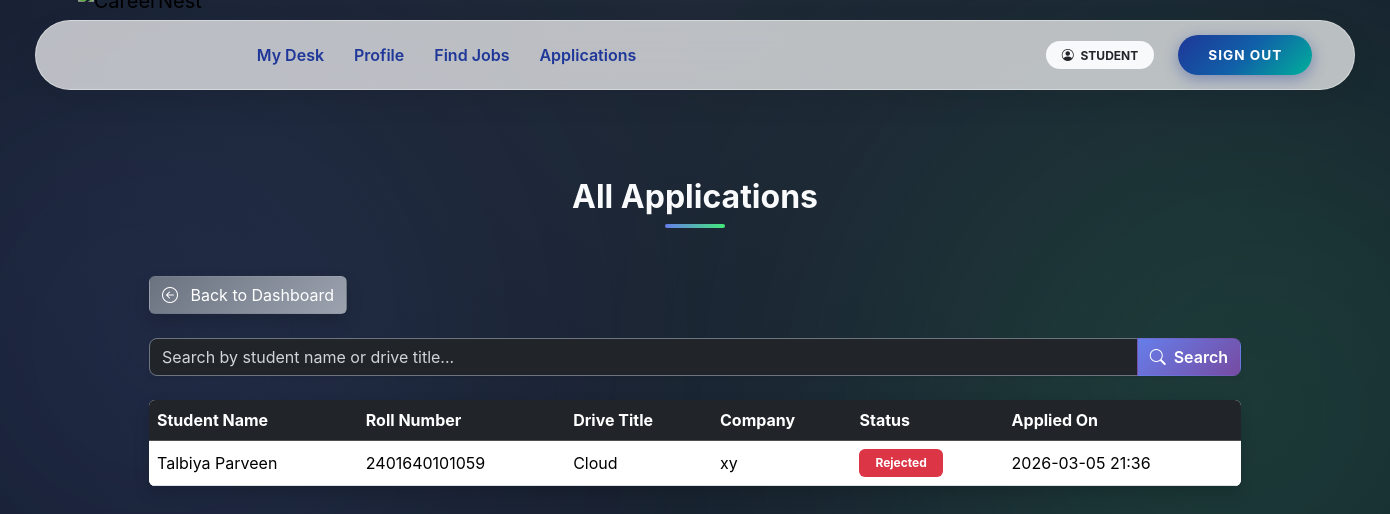
The page /student/applications (signed in) on the database its author committed.
### app/models.py (models this page shows, shortened)
class User(UserMixin, db.Model):
    __tablename__ = "users"
    user_id = db.Column(db.Integer, primary_key=True)
    email = db.Column(db.String(120), unique=True, nullable=False)
    password_hash = db.Column(db.String(255), nullable=False)
    role = db.Column(db.String(20), nullable=False)
    is_active = db.Column(db.Boolean, default=True)
    is_approved = db.Column(db.Boolean, default=False)
    is_blacklisted = db.Column(db.Boolean, default=False)
    created_at = db.Column(db.DateTime, default=datetime.utcnow)
    student = db.relationship(
        "Student",
        back_populates="user",
        uselist=False,
        cascade="all, delete-orphan"
    )
    company = db.relationship(
        "Company",
        back_populates="user",
        uselist=False,
        cascade="all, delete-orphan"
    )
    admin = db.relationship(
        "Admin",
        back_populates="user",
        uselist=False,
        cascade="all, delete-orphan"
    )

class Application(db.Model):
    __tablename__ = "applications"
    application_id = db.Column(db.Integer, primary_key=True)
    student_id = db.Column(
        db.Integer,
        db.ForeignKey("students.user_id", ondelete="CASCADE"),
        nullable=False
    )
    drive_id = db.Column(
        db.Integer,
        db.ForeignKey("placement_drives.drive_id", ondelete="CASCADE"),
        nullable=False
    )
    application_date = db.Column(db.DateTime, default=datetime.utcnow)
    status = db.Column(db.String(20), default="Applied")
    __table_args__ = (
        db.UniqueConstraint("student_id", "drive_id", name="unique_application"),
    )
    student = db.relationship("Student", back_populates="applications")
    drive = db.relationship("PlacementDrive", back_populates="applications")

class Student(db.Model):
    __tablename__ = "students"
    user_id = db.Column(
        db.Integer,
        db.ForeignKey("users.user_id", ondelete="CASCADE"),
        primary_key=True
    )
    full_name = db.Column(db.String(100), nullable=False)
    roll_number = db.Column(db.String(50), unique=True, nullable=False, index=True)
    graduation_year = db.Column(db.Integer, nullable=False)
    cgpa = db.Column(db.Float)
    tenth_marks = db.Column(db.Float)
    twelfth_marks = db.Column(db.Float)
    dob = db.Column(db.Date)
    year = db.Column(db.Integer)
    resume_filename = db.Column(db.String(200))
    phone = db.Column(db.String(20))
    address = db.Column(db.Text)
    skills = db.Column(db.Text)
    course = db.Column(db.String(100))
    branch = db.Column(db.String(100))
    created_at = db.Column(db.DateTime, default=datetime.utcnow)
    user = db.relationship("User", back_populates="student")
    applications = db.relationship(
        "Application",
        back_populates="student",
        cascade="all, delete-orphan"
    )

class PlacementDrive(db.Model):
    __tablename__ = "placement_drives"
    drive_id = db.Column(db.Integer, primary_key=True)
    company_id = db.Column(
        db.Integer,
        db.ForeignKey("companies.user_id", ondelete="CASCADE"),
        nullable=False
    )
    job_title = db.Column(db.String(150), nullable=False)
    job_description = db.Column(db.Text, nullable=False)
    eligibility = db.Column(db.String(200))
    application_deadline = db.Column(db.Date)
    status = db.Column(db.String(20), default="Pending")
    created_at = db.Column(db.DateTime, default=datetime.utcnow)
    company = db.relationship("Company", back_populates="drives")
    applications = db.relationship(
        "Application",
        back_populates="drive",
        cascade="all, delete-orphan"
    )

class Company(db.Model):
    __tablename__ = "companies"
    user_id = db.Column(
        db.Integer,
        db.ForeignKey("users.user_id", ondelete="CASCADE"),
        primary_key=True
    )
    company_name = db.Column(db.String(150), nullable=False)
    industry = db.Column(db.String(100))
    location = db.Column(db.String(200))
    website = db.Column(db.String(200))
    contact_person = db.Column(db.String(100))
    contact_phone = db.Column(db.String(20))
    description = db.Column(db.Text)
    user = db.relationship("User", back_populates="company")
    drives = db.relationship(
        "PlacementDrive",
        back_populates="company",
        cascade="all, delete-orphan"
    )

### app/student/routes.py (the view)
@student_bp.route('/applications')
@login_required
@role_required('student')
def applications():
    profile = get_student_profile()
    apps = Application.query.filter_by(student_id=current_user.user_id).order_by(Application.application_date.desc()).all()
    return render_template('student/applications.html', applications=apps)

### app/student/routes.py (called while the page is built)
def get_student_profile():
    return Student.query.filter_by(user_id=current_user.user_id).first()

### app/utils.py (called while the page is built)
def role_required(required_role):
    def decorator(f):
        @wraps(f)
        def decorated_function(*args, **kwargs):
            if not current_user.is_authenticated:
                abort(401)
            if current_user.role != required_role:
                abort(403)
            if required_role in ["student", "company"] and not current_user.is_approved:
                abort(403)
            if current_user.is_blacklisted:
                abort(403)
            return f(*args, **kwargs)
        return decorated_function
    return decorator

### app/templates/student/applications.html (shortened to what this page needs)
{% extends 'base.html' %}
{% block content %}
<div class="dashboard-bg">
  <div class="container position-relative">
    <h2 class="section-heading text-center mb-5">All Applications</h2>
    <a href="{{ url_for('admin.dashboard') }}" class="btn btn-gradient-secondary mb-4 shadow hover-glow text-white">
      <i class="bi bi-arrow-left-circle me-2"></i> Back to Dashboard
    </a>
    <form method="GET" class="mb-4">
      <div class="input-group shadow-sm">
        <input type="text" name="q" class="form-control bg-dark text-white border border-secondary"
               placeholder="Search by student name or drive title..." value="{{ q }}">
        <button class="btn btn-gradient-primary text-white" type="submit">
          <i class="bi bi-search me-1"></i> Search
        </button>
      </div>
    </form>
    {% set status_colors = {
      "Applied": "secondary",
      "Pending": "warning",
      "Shortlisted": "info",
      "Selected": "success",
      "Rejected": "danger"
    } %}
    {% if applications %}
    <div class="table-responsive shadow rounded">
      <table class="table table-hover align-middle mb-0 bg-white">
        <thead class="table-dark">
          <tr>
            <th>Student Name</th>
            <th>Roll Number</th>
            <th>Drive Title</th>
            <th>Company</th>
            <th>Status</th>
            <th>Applied On</th>
          </tr>
        </thead>
        <tbody>
          {% for app in applications %}
          <tr>
            <td>{{ app.student.full_name if app.student else 'N/A' }}</td>
            <td>{{ app.student.roll_number if app.student else 'N/A' }}</td>
            <td>{{ app.drive.job_title if app.drive else 'N/A' }}</td>
            <td>{{ app.drive.company.company_name if app.drive and app.drive.company else 'N/A' }}</td>
            <td>
              <span class="badge bg-{{ status_colors.get(app.status, 'secondary') }} px-3 py-2">
                {{ app.status }}
              </span>
            </td>
            <td>{{ app.application_date.strftime('%Y-%m-%d %H:%M') if app.application_date else 'N/A' }}</td>
          </tr>
          {% endfor %}
        </tbody>
      </table>
    </div>
    {% else %}
    <div class="alert alert-info shadow rounded">No applications found.</div>
    {% endif %}
  </div>
</div>
{% endblock %}

### app/templates/base.html (shortened to what this page needs)
<!DOCTYPE html>
<html lang="en">
<head>
    <link href="https://cdn.jsdelivr.net/npm/bootstrap@5.3.2/dist/css/bootstrap.min.css" rel="stylesheet">
    <link rel="stylesheet" href="https://cdn.jsdelivr.net/npm/bootstrap-icons@1.10.5/font/bootstrap-icons.css">
</head>
<body>
    <div class="toast-container position-fixed top-0 end-0 p-3">
    </div>
    <header class="navbar-container">
        <nav class="navbar navbar-expand-lg navbar-island">
            <div class="container-fluid">
                <a class="navbar-brand " href="/">
                    <img src="{{ url_for('static', filename='img/CareerLogo.png') }}" alt="CareerNest">
                </a>
                <div class="collapse navbar-collapse" id="navMain">
                    <ul class="navbar-nav me-auto mb-2 mb-lg-0 ms-lg-4">
                        {% if current_user.is_authenticated %}
                        {% if current_user.role == 'admin' %}
                        <li class="nav-item"><a class="nav-link" href="{{ url_for('admin.dashboard') }}">Dashboard
                                Center</a></li>
                        <li class="nav-item"><a class="nav-link" href="{{ url_for('admin.students') }}">Students</a>
                        </li>
                        <li class="nav-item"><a class="nav-link" href="{{ url_for('admin.companies') }}">Companies</a>
                        </li>
                        <li class="nav-item"><a class="nav-link" href="{{ url_for('admin.drives') }}">Drives</a>
                        </li>
                        <li class="nav-item"><a class="nav-link"
                                href="{{ url_for('admin.applications') }}">Applications</a>
                        </li>
                        {% elif current_user.role == 'student' %}
                        <li class="nav-item"><a class="nav-link" href="{{ url_for('student.dashboard') }}">My Desk</a>
                        </li>
                        <li class="nav-item"><a class="nav-link" href="{{ url_for('student.profile') }}">Profile</a>
                        </li>
                        <li class="nav-item"><a class="nav-link" href="{{ url_for('student.drives') }}">Find Jobs</a>
                        </li>
                        <li class="nav-item"><a class="nav-link"
                                href="{{ url_for('student.applications') }}">Applications</a>
                        </li>
                        {% endif %}
                        {% else %}
                        <li class="nav-item"><a class="nav-link" href="/">Home</a></li>
                        {% endif %}
                    </ul>
                    <div class="d-flex flex-column flex-lg-row align-items-center">
                        {% if not current_user.is_authenticated %}
                        <a href="{{ url_for('auth.student_register') }}" class="btn btn-creative btn-student">Student
                            Join</a>
                        <a href="{{ url_for('auth.company_register') }}" class="btn btn-creative btn-student">Company
                            Join</a>
                        <a href="{{ url_for('auth.login') }}" class="btn btn-creative btn-login">Login</a>
                        {% else %}
                        <span class="badge rounded-pill bg-light text-dark px-3 py-2 me-3 d-none d-lg-block">
                            <i class="bi bi-person-circle me-1"></i> {{ current_user.role|upper }}
                        </span>
                        <a href="{{ url_for('auth.logout') }}" class="btn btn-creative btn-login">Sign Out</a>
                        {% endif %}
                    </div>
                </div>
            </div>
        </nav>
    </header>
    <main class="container page-content">
        {% block content %}{% endblock %}
    </main>
</body>
</html>

### app/templates/student/applications.html (style rules this page uses)
.dashboard-bg { position: relative; z-index: 1; padding: 3rem 0; }
html, body { height: 100%; margin: 0; font-family: 'Inter', sans-serif; overflow-x: hidden; }
body { background: radial-gradient(circle at top, #1f2937 0%, #111827 100%); color: #f9fafb; }
body::before, body::after { content: ''; position: absolute; border-radius: 50%; filter: blur(150px); opacity: 0.15; z-index: 0; }
body::before { width: 600px; height: 600px; background: #667eea; top: 5%; left: -10%; }
body::after { width: 700px; height: 700px; background: #43e97b; bottom: 5%; right: -15%; }
.section-heading { font-weight: 700; font-size: 2rem; color: #f9fafb; position: relative; margin-bottom: 2rem; text-align:center; }
.section-heading::after { content: ''; display: block; width: 60px; height: 4px; background: linear-gradient(90deg, #667eea, #43e97b); border-radius: 2px; margin: 0.5rem auto 0 auto; }
.input-group .form-control { border-radius: 8px 0 0 8px; background-color: rgba(255,255,255,0.05); color: #f9fafb; }
.input-group .form-control::placeholder { color: #d1d5db; }
.input-group .btn { border-radius: 0 8px 8px 0; font-weight:600; }
.btn-gradient-primary { background: linear-gradient(135deg, #667eea, #764ba2); color: #fff; }
.btn-gradient-secondary { background: linear-gradient(135deg, #6b7280, #9ca3af); color: #fff; }
.table { color: #f9fafb; }
.table td, .table th { vertical-align: middle; }
.shadow { box-shadow: 0 5px 15px rgba(0,0,0,0.3); }

### rows shown on the page
User: role "STUDENT"
Application: student "Talbiya Parveen", student "2401640101059", drive "Cloud", drive.company "xy", status "Rejected", application_date "2026-03-05 21:36"
